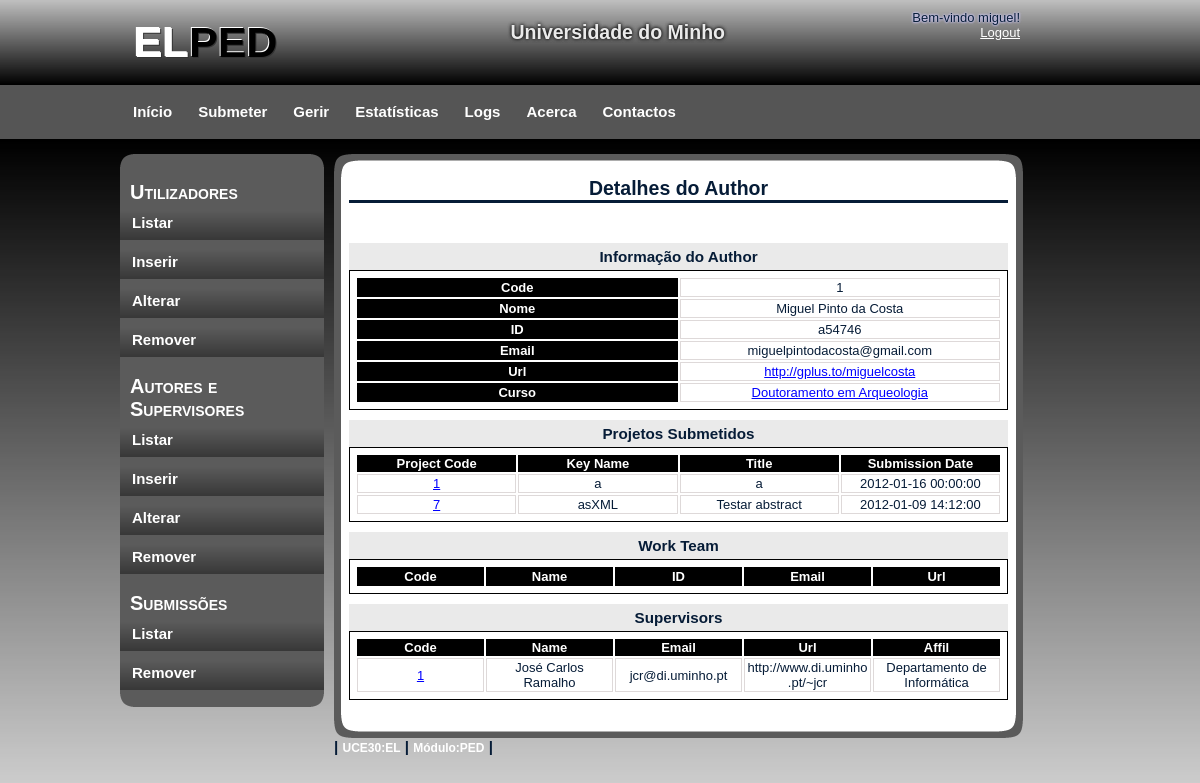
The page /gerirU/gerirAS_Show_author.php?authorcode=1 (signed in) on the database as committed earlier.
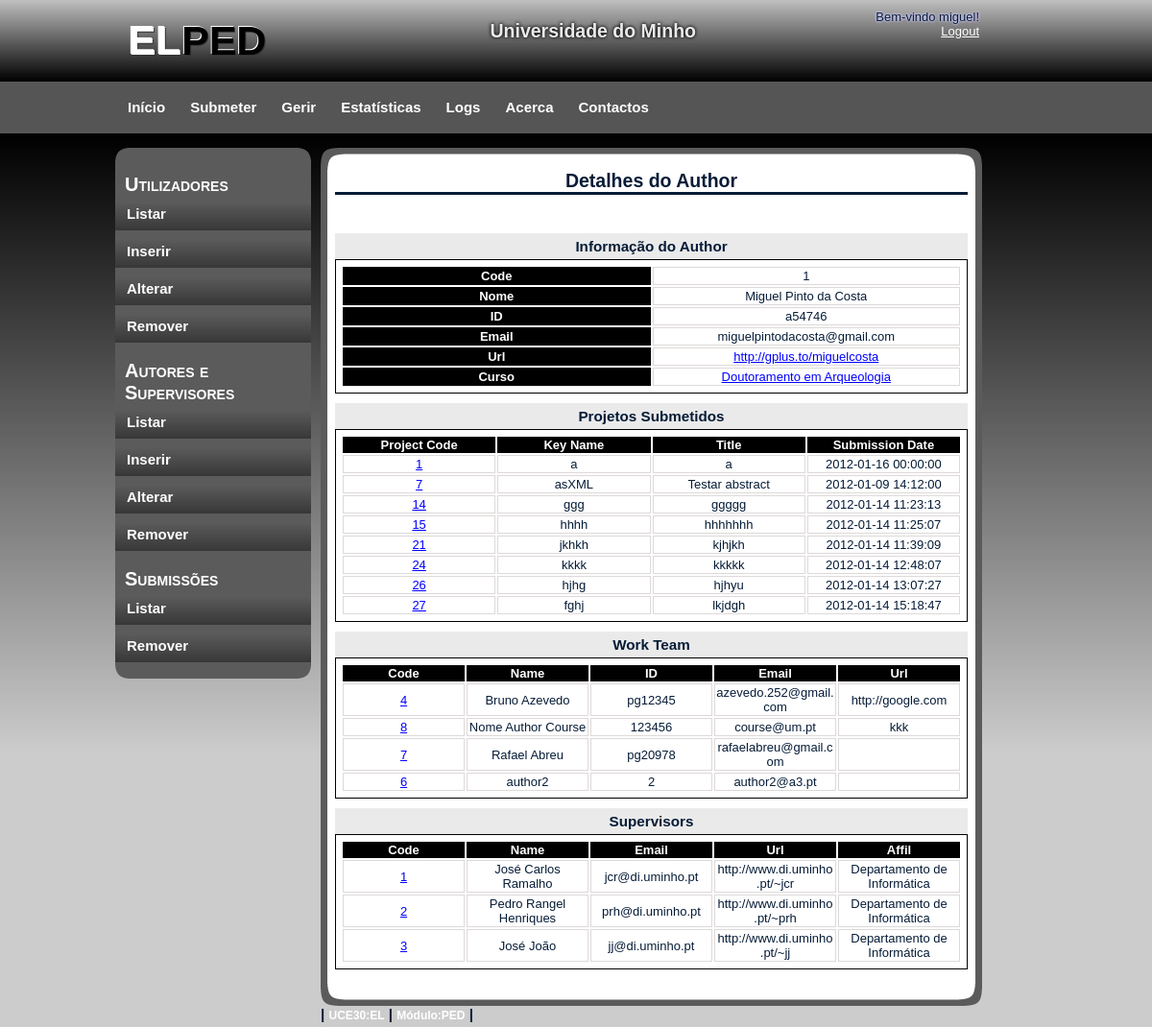
The same page on the database as committed later.
### tables this page shows
CREATE TABLE IF NOT EXISTS `Author` (
  `authorcode` int(11) NOT NULL AUTO_INCREMENT,
  `name` varchar(50) NOT NULL,
  `id` varchar(10) NOT NULL,
  `email` varchar(50) NOT NULL,
  `url` varchar(2002) DEFAULT NULL,
  `coursecode` int(11) NOT NULL DEFAULT '0',
  PRIMARY KEY (`authorcode`),
  KEY `coursecode` (`coursecode`)
);

CREATE TABLE IF NOT EXISTS `Course` (
  `coursecode` int(11) NOT NULL AUTO_INCREMENT,
  `coursedescription` varchar(200) NOT NULL,
  PRIMARY KEY (`coursecode`)
);

CREATE TABLE IF NOT EXISTS `ProjAut` (
  `projcode` int(11) NOT NULL,
  `authorcode` int(11) NOT NULL,
  PRIMARY KEY (`projcode`,`authorcode`),
  KEY `authorcode` (`authorcode`)
);

CREATE TABLE IF NOT EXISTS `Project` (
  `projcode` int(11) NOT NULL AUTO_INCREMENT,
  `keyname` varchar(30) NOT NULL,
  `title` varchar(50) NOT NULL,
  `subtitle` varchar(100) DEFAULT NULL,
  `bdate` date NOT NULL,
  `edate` date NOT NULL,
  `subdate` datetime NOT NULL,
  `abstract` varchar(1502) NOT NULL,
  `coursecode` int(11) NOT NULL,
  `path` varchar(300) NOT NULL,
  PRIMARY KEY (`projcode`),
  KEY `coursecode` (`coursecode`)
);

CREATE TABLE IF NOT EXISTS `Supervisor` (
  `supcode` int(11) NOT NULL AUTO_INCREMENT,
  `name` varchar(50) NOT NULL,
  `email` varchar(50) NOT NULL,
  `url` varchar(2002) DEFAULT NULL,
  `affil` varchar(50) DEFAULT NULL,
  PRIMARY KEY (`supcode`)
);

### gerirU/gerirAS_Show_author.php (the view, shortened to what the changed rows need)
<!DOCTYPE html>
<html>
    <head>
        <link rel="stylesheet" type="text/css" href="../css/style.css" />
    </head>
    <body>
        <div id="container">
            <?php
            require_once '../header.php';
            include '../ini.php';
            ?>
            <div id="content">
                <div id="content_main">
                    <h2>Detalhes do Author</h2>
                    <br/>
                    <br/>
                    <div id="containt_main_users">
                        <?php
                        if (!$con) {
                            echo "<h3>Erro ao ligar ao servidor.</h3><br/>" . mysql_error();
                        } else {
                            $authorcode = $_GET["authorcode"];
                            $sql = "SELECT * FROM Author WHERE authorcode='$authorcode';";
                            $res = mysql_query($sql, $con);
                            while ($row = mysql_fetch_array($res)) {
                                ?>
                                <div id="details">
                                    <h3>Informação do Author</h3>
                                    <table>
                                        <tr>
                                            <th>Code</th>
                                            <td><?php echo $row['authorcode'] ?></td>
                                        </tr>
                                        <tr>
                                            <th>Nome</th>
                                            <td><?php echo $row['name'] ?></td>
                                        </tr>
                                        <tr>
                                            <th>ID</th>
                                            <td><?php echo $row['id'] ?></td>
                                        </tr>
                                        <tr>
                                            <th>Email</th>
                                            <td><?php echo $row['email'] ?></td>
                                        </tr>
                                        <tr>
                                            <th>Url</th>
                                            <td>
                                                <a href="<?php echo $row['url']; ?>" target="_blank">
                                                    <?php echo $row['url'] ?>
                                                </a>
                                            </td>
                                        </tr>
                                        <tr>
                                            <th>Curso</th>
                                            <td>
                                                <?php
                                                $course = $row['coursecode'];
                                                $sql2 = "SELECT coursedescription FROM Course WHERE coursecode=$course";
                                                $res2 = mysql_query($sql2, $con);
                                                $course_name = "";
                                                while ($reg2 = mysql_fetch_array($res2)) {
                                                    $course_name = $reg2["coursedescription"];
                                                }
                                                echo "<a href=\"gerirCourse_Show.php?id=$course\" >";
                                                echo $course_name;
                                                echo "</a>";
                                                ?>
                                            </td>
                                        </tr>
                                    </table>
                                    <?php
                                }
                                ?>
                                <h3>Projetos Submetidos</h3>
                                <?php
                                $sql = "SELECT projcode FROM ProjAut WHERE authorcode='$authorcode'";
                                $res = mysql_query($sql, $con);
                                ?>
                                <table>
                                    <tr>
                                        <th>Project Code</th>
                                        <th>Key Name</th>
                                        <th>Title</th>
                                        <th>Submission Date</th>
                                    </tr>
                                    <?php
                                    while ($row = mysql_fetch_array($res)) {
                                        $projcode = $row['projcode'];
                                        $sql2 = "SELECT projcode, keyname, title, subdate FROM Project WHERE projcode='$projcode'";
                                        $res2 = mysql_query($sql2, $con);
                                        while ($row2 = mysql_fetch_array($res2)) {
                                            echo "<tr>";
                                            echo "<td><a href=\"gerirS_Show.php?projcode=$projcode\"> $projcode</a></td>";
                                            echo "<td>" . $row2['keyname'] . "</td>";
                                            echo "<td>" . $row2['title'] . "</td>";
                                            echo "<td>" . $row2['subdate'] . "</td>";
                                            echo "</tr>";
                                        }
                                    }
                                    ?>
                                </table>
                                <h3>Work Team</h3>
                                <?php
                                $sql = "SELECT * FROM Author WHERE authorcode IN (
                                    SELECT authorcode FROM ProjAut WHERE projcode IN (
                                    SELECT projcode FROM ProjAut WHERE authorcode='$authorcode')
                                    AND authorcode!='$authorcode')";
                                $res = mysql_query($sql, $con);
                                ?>
                                <table>
                                    <tr>
                                        <th>Code</th>
                                        <th>Name</th>
                                        <th>ID</th>
                                        <th>Email</th>
                                        <th>Url</th>
                                    </tr>
                                    <?php
                                    while ($row = mysql_fetch_array($res)) {
                                        $id = $row['authorcode'];
                                        echo "<tr>";
                                        echo "<td><a href=\"gerirAS_Show_author.php?authorcode=$id\">" . $id . "</a></td>";
                                        echo "<td>" . $row['name'] . "</td>";
                                        echo "<td>" . $row['id'] . "</td>";
                                        echo "<td>" . $row['email'] . "</td>";
                                        echo "<td>" . $row['url'] . "</td>";
                                        echo "</tr>";
                                    }
                                    ?>
                                </table>
                                <h3>Supervisors</h3>
                                <?php
                                $sql = "SELECT * FROM Supervisor WHERE supcode IN(
                                    SELECT supcode FROM ProjSup WHERE projcode IN(
                                    SELECT projcode FROM ProjAut WHERE authorcode='$authorcode'))";
                                $res = mysql_query($sql, $con);
                                ?>
                                <table>
                                    <tr>
                                        <th>Code</th>
                                        <th>Name</th>
                                        <th>Email</th>
                                        <th>Url</th>
                                        <th>Affil</th>
                                    </tr>
                                    <?php
                                    while ($row = mysql_fetch_array($res)) {
                                        $id = $row['supcode'];
                                        echo "<tr>";
                                        echo "<td><a href=\"gerirAS_Show_supervisor.php?supcode=$id&page_p=1\">" . $id . "</a></td>";
                                        echo "<td>" . $row['name'] . "</td>";
                                        echo "<td>" . $row['email'] . "</td>";
                                        echo "<td>" . $row['url'] . "</td>";
                                        echo "<td>" . $row['affil'] . "</td>";
                                        echo "</tr>";
                                    }
                                    ?>
                                </table>
                                <?php
                            }
                            ?>
                        </div>
                    </div>
                    <br/>
                </div>
            </div>
        </div>
    </body>
</html>

Rows that differ between the two databases and show on the page:
added projaut: projcode "14"
added project: keyname "ggg", title "ggggg", subdate "2012-01-14 11:23:13"
added projaut: projcode "15"
added project: keyname "hhhh", title "hhhhhhh", subdate "2012-01-14 11:25:07"
added projaut: projcode "21"
added project: keyname "jkhkh", title "kjhjkh", subdate "2012-01-14 11:39:09"
added projaut: projcode "24"
added project: keyname "kkkk", title "kkkkk", subdate "2012-01-14 12:48:07"
added projaut: projcode "26"
added project: keyname "hjhg", title "hjhyu", subdate "2012-01-14 13:07:27"
added projaut: projcode "27"
added project: keyname "fghj", title "lkjdgh", subdate "2012-01-14 15:18:47"
now on this page (row unchanged): author: authorcode "4", name "Bruno Azevedo", id "pg12345", email "azevedo.252@gmail.com", url "http://google.com", shown under "Work Team"
now on this page (row unchanged): author: authorcode "8", name "Nome Author Course", id "123456", email "course@um.pt", url "kkk", shown under "Work Team"
now on this page (row unchanged): author: authorcode "7", name "Rafael Abreu", id "pg20978", email "rafaelabreu@gmail.com", shown under "Work Team"
now on this page (row unchanged): author: authorcode "6", name "author2", id "2", email "author2@a3.pt", shown under "Work Team"
now on this page (row unchanged): supervisor: supcode "2", name "Pedro Rangel Henriques", email "prh@di.uminho.pt", url "http://www.di.uminho.pt/~prh", affil "Departamento de Informática"
now on this page (row unchanged): supervisor: supcode "3", name "José João", email "jj@di.uminho.pt", url "http://www.di.uminho.pt/~jj", affil "Departamento de Informática"
